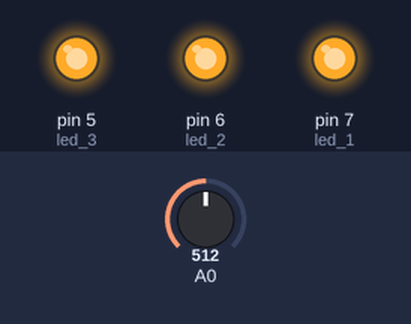
This sketch was run on a simulated Arduino Uno, built with avr-gcc and run on an emulated ATmega328P. Parts: output pins drawn as LEDs (lit = HIGH). The inputs (shaded band) are chosen by the test bench; at power-on: A0 = 512.

Above: at 1.2 s.
1.3 s: A0 set to 789
2.8 s: A0 set to 817
At 3.5 s:
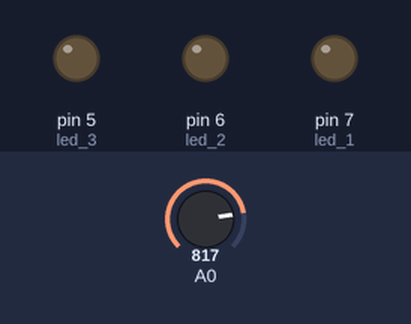
4.3 s: A0 set to 790
At 4.7 s:
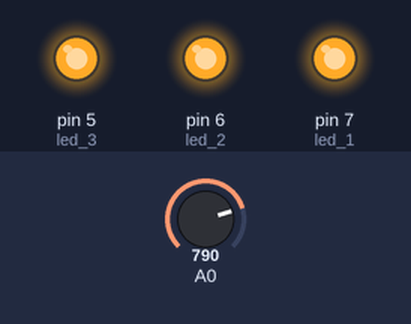
5.8 s: A0 set to 810
At 7.0 s:
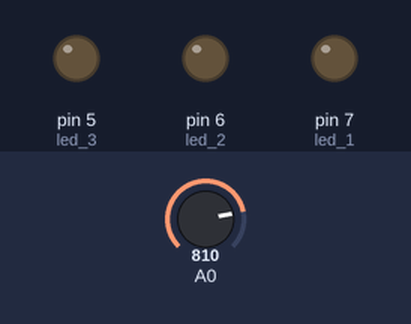
Timing chart, 0 to 8.3 s (numbered marks = the images above; inputs shaded):
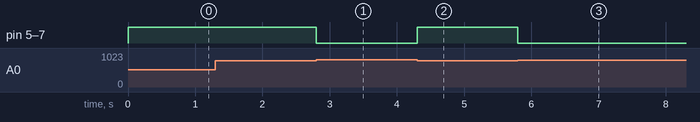

The sketch:

arduino_proje.ino
```cpp
#define led_1 7
#define led_2 6
#define led_3 5
void setup() {
  // put your setup code here, to run once:
  pinMode(led_1,OUTPUT);
  pinMode(led_2,OUTPUT);
  pinMode(led_3,OUTPUT);
  Serial.begin(9600);

}

void loop() {
  // put your main code here, to run repeatedly:
  int lightness = analogRead(A0);
  if(lightness > 800){
    digitalWrite(led_1,LOW);
    digitalWrite(led_2,LOW);
    digitalWrite(led_3,LOW);
  }
  if(lightness < 800){
    digitalWrite(led_1,HIGH);
    digitalWrite(led_2,HIGH);
    digitalWrite(led_3,HIGH);
  }
  return 0;


}
```

Measured:
- the behaviour switches between 800 and 801 on A0 (found by bisection; images 0 and 1)
- after the input at 1.3 s, every drawn part: stays the same
- after the input at 2.8 s, pin 5 (led_3), pin 6 (led_2), pin 7 (led_1): HIGH → LOW at once
- after the input at 4.3 s, pin 5 (led_3), pin 6 (led_2), pin 7 (led_1): LOW → HIGH at once
- after the input at 5.8 s, pin 5 (led_3), pin 6 (led_2), pin 7 (led_1): HIGH → LOW at once
